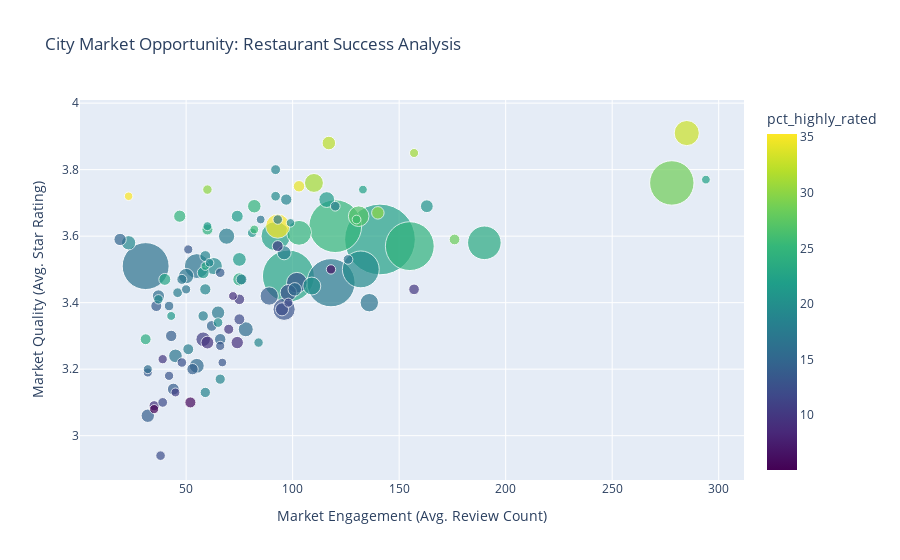

The notebook cell this image was saved under:
### Code cell
#The analysis of businesses in the "Nightlife" category was conducted to find the top cities for entertainment.
city_success_query = pd.read_sql_query(
"""
SELECT
    city,
    COUNT(business_id) AS num_restaurants,
    ROUND(AVG(stars)::numeric, 2) AS avg_star_rating,
    ROUND(AVG(review_count), 0) AS avg_review_count,
    ROUND(AVG(CASE WHEN stars > 4.0 THEN 1.0 ELSE 0.0 END) * 100, 2) AS pct_highly_rated
FROM
    business
WHERE
    -- We only want to analyze currently open restaurants
    is_open = 1 AND
    categories ILIKE '%%restaurants%%'
GROUP BY
    city
HAVING
    COUNT(business_id) > 50
ORDER BY
    num_restaurants DESC;
""",
engine
)

display(city_success_query)
# Create the interactive scatter plot
fig = px.scatter(
    city_success_query,
    x="avg_review_count",
    y="avg_star_rating",
    size="num_restaurants",
    color="pct_highly_rated",
    hover_name="city",
    hover_data={
        'city': True,
        'num_restaurants': True,
        'avg_star_rating': True,
        'avg_review_count': True,
        'pct_highly_rated': True
    },
    color_continuous_scale=px.colors.sequential.Viridis,
    size_max=50,  
    title="City Market Opportunity: Restaurant Success Analysis"
)

fig.update_layout(
    xaxis_title="Market Engagement (Avg. Review Count)",
    yaxis_title="Market Quality (Avg. Star Rating)",
    legend_title="Percent Highly Rated"
)

fig.show()
#For rendering Plot in Github Only
fig.write_image("screenshots/city_market_opportunity_restaurant_success_analysis.png")
display(Image("screenshots/city_market_opportunity_restaurant_success_analysis.png"))

### Figure 1 — Plotly figure (JSON) as saved in the notebook; plotly's stock layout.template omitted (floating-point values rounded to 4 significant figures; data arrays with more than 128 entries replaced by an {"elided": "..."} marker saying what was removed)
{"data": [{"customdata": {"elided": "117x3 mixed values"}, "hovertemplate": "<b>%{hovertext}</b><br><br>avg_review_count=%{x}<br>avg_star_rating=%{y}<br>num_restaurants=%{customdata[1]}<br>city=%{customdata[0]}<br>pct_highly_rated=%{marker.color}<extra></extra>", "hovertext": ["Philadelphia", "Tampa", "Indianapolis", "Nashville", "Tucson", "Edmonton", "New Orleans", "Saint Louis", "Reno", "Boise", "Santa Barbara", "Wilmington", "Clearwater", "St. Louis", "Metairie", "Franklin", "Saint Petersburg", "St. Petersburg", "Sparks", "Meridian", "Brandon", "Largo", "Cherry Hill", "West Chester", "Carmel", "New Port Richey", "Riverview", "Kenner", "Greenwood", "Trenton", "Fishers", "Lutz", "Smyrna", "Dunedin", "Palm Harbor", "Brentwood", "Hendersonville", "Florissant", "Pinellas Park", "Wesley Chapel", "Goleta", "Bensalem", "St Louis", "Newark", "Spring Hill", "Sherwood Park", "Norristown", "Doylestown", "Pottstown", "Belleville", "Gretna", "Tarpon Springs", "Saint Charles", "Plant City", "Springfield", "Media", "Edwardsville", "Levittown", "Plainfield", "Lansdale", "Marlton", "Seminole", "New Castle", "Exton", "Harvey", "Phoenixville", "Avon", "St Petersburg", "King of Prussia", "Mount Laurel", "Port Richey", "Antioch", "Arnold", "Hermitage", "Langhorne", "Upper Darby", "Ardmore", "Warminster", "Fenton", "Wayne", "Malvern", "Conshohocken", "Downingtown", "Mount Juliet", "Madison", "Hudson", "Newtown", "Brownsburg", "Eagle", "Willow Grove", "Alton", "Kennett Square", "Oro Valley", "Burlington", "Sicklerville", "Sewell", "Maryland Heights", "Valrico", "North Wales", "Marrero", "Collinsville", "Carpinteria", "Gallatin", "Havertown", "Goodlettsville", "Glassboro", "Ballwin", "Kirkwood", "Collegeville", "New Hope", "Clearwater Beach", "Clayton", "Fairview Heights", "Royersford", "Medford", "Glen Mills", "Camden"], "legendgroup": "", "marker": {"color": [22.44, 25.1, 22.74, 24.51, 17.51, 16.48, 28.68, 19.64, 23.49, 22.46, 32.96, 16.7, 24.77, 35.12, 12.93, 12.91, 27.0, 31.23, 16.67, 13.98, 20.26, 19.42, 12.44, 17.74, 21.59, 16.87, 15.72, 15.38, 10.67, 19.31, 17.99, 21.64, 16.79, 32.31, 24.81, 15.5, 17.32, 14.17, 23.58, 12.3, 20.69, 9.48, 30.0, 9.26, 15.89, 14.95, 24.76, 21.78, 22.77, 14.0, 21.21, 34.41, 15.05, 14.13, 14.29, 18.89, 19.1, 13.79, 5.81, 24.42, 10.59, 18.82, 23.81, 11.9, 17.86, 18.07, 14.81, 28.4, 10.0, 10.13, 18.18, 18.67, 9.46, 18.92, 9.72, 16.9, 18.84, 17.91, 11.94, 17.91, 19.7, 16.67, 13.85, 20.0, 12.31, 15.38, 17.19, 12.5, 20.63, 19.05, 19.05, 30.16, 6.45, 9.84, 13.11, 13.33, 13.33, 16.67, 11.86, 13.56, 5.08, 31.03, 15.79, 21.43, 21.43, 10.71, 9.09, 25.45, 16.67, 25.93, 22.22, 22.22, 13.21, 23.08, 19.23, 19.61, 35.29], "coloraxis": "coloraxis", "size": [3525, 1964, 1904, 1681, 1639, 1553, 1391, 957, 796, 601, 446, 437, 436, 410, 348, 302, 300, 253, 240, 236, 227, 206, 193, 186, 176, 166, 159, 156, 150, 145, 139, 134, 131, 130, 129, 129, 127, 127, 123, 122, 116, 116, 110, 108, 107, 107, 105, 101, 101, 100, 99, 93, 93, 92, 91, 90, 89, 87, 86, 86, 85, 85, 84, 84, 84, 83, 81, 81, 80, 79, 77, 75, 74, 74, 72, 71, 69, 67, 67, 67, 66, 66, 65, 65, 65, 65, 64, 64, 63, 63, 63, 63, 62, 61, 61, 60, 60, 60, 59, 59, 59, 58, 57, 56, 56, 56, 55, 55, 54, 54, 54, 54, 53, 52, 52, 51, 51], "sizemode": "area", "sizeref": 1.41, "symbol": "circle"}, "mode": "markers", "name": "", "orientation": "v", "showlegend": false, "type": "scatter", "x": [141.0, 120.0, 98.0, 155.0, 118.0, 31.0, 278.0, 132.0, 190.0, 92.0, 285.0, 55.0, 103.0, 93.0, 96.0, 102.0, 131.0, 110.0, 136.0, 89.0, 109.0, 63.0, 98.0, 69.0, 116.0, 50.0, 78.0, 55.0, 58.0, 23.0, 96.0, 75.0, 45.0, 117.0, 82.0, 101.0, 65.0, 32.0, 75.0, 95.0, 163.0, 60.0, 140.0, 74.0, 37.0, 19.0, 47.0, 74.0, 40.0, 44.0, 58.0, 103.0, 66.0, 43.0, 53.0, 97.0, 59.0, 36.0, 52.0, 60.0, 93.0, 59.0, 31.0, 75.0, 51.0, 76.0, 62.0, 176.0, 157.0, 75.0, 58.0, 59.0, 35.0, 66.0, 70.0, 48.0, 92.0, 46.0, 39.0, 120.0, 92.0, 126.0, 66.0, 65.0, 38.0, 42.0, 93.0, 48.0, 81.0, 84.0, 37.0, 60.0, 118.0, 39.0, 42.0, 51.0, 66.0, 50.0, 98.0, 32.0, 35.0, 157.0, 32.0, 60.0, 43.0, 45.0, 72.0, 82.0, 85.0, 130.0, 294.0, 133.0, 67.0, 59.0, 61.0, 99.0, 23.0], "xaxis": "x", "y": [3.59, 3.63, 3.48, 3.57, 3.46, 3.51, 3.76, 3.5, 3.58, 3.6, 3.91, 3.51, 3.61, 3.63, 3.38, 3.46, 3.66, 3.76, 3.4, 3.42, 3.45, 3.51, 3.43, 3.6, 3.71, 3.48, 3.32, 3.21, 3.29, 3.58, 3.55, 3.53, 3.24, 3.88, 3.69, 3.44, 3.37, 3.06, 3.47, 3.38, 3.69, 3.28, 3.67, 3.28, 3.42, 3.59, 3.66, 3.66, 3.47, 3.14, 3.49, 3.75, 3.29, 3.3, 3.2, 3.71, 3.44, 3.39, 3.1, 3.62, 3.57, 3.54, 3.29, 3.35, 3.26, 3.47, 3.33, 3.59, 3.44, 3.41, 3.36, 3.13, 3.09, 3.17, 3.32, 3.47, 3.8, 3.43, 3.1, 3.69, 3.72, 3.53, 3.49, 3.34, 2.94, 3.39, 3.65, 3.22, 3.61, 3.28, 3.41, 3.74, 3.5, 3.23, 3.18, 3.56, 3.27, 3.44, 3.4, 3.19, 3.08, 3.85, 3.2, 3.63, 3.36, 3.13, 3.42, 3.62, 3.65, 3.65, 3.77, 3.74, 3.22, 3.51, 3.52, 3.64, 3.72], "yaxis": "y"}], "layout": {"coloraxis": {"colorbar": {"title": {"text": "pct_highly_rated"}}, "colorscale": [[0, "#440154"], [0.1111, "#482878"], [0.2222, "#3e4989"], [0.3333, "#31688e"], [0.4444, "#26828e"], [0.5556, "#1f9e89"], [0.6667, "#35b779"], [0.7778, "#6ece58"], [0.8889, "#b5de2b"], [1, "#fde725"]]}, "legend": {"itemsizing": "constant", "title": {"text": "Percent Highly Rated"}, "tracegroupgap": 0}, "title": {"text": "City Market Opportunity: Restaurant Success Analysis"}, "xaxis": {"anchor": "y", "domain": [0, 1], "title": {"text": "Market Engagement (Avg. Review Count)"}}, "yaxis": {"anchor": "x", "domain": [0, 1], "title": {"text": "Market Quality (Avg. Star Rating)"}}}}
